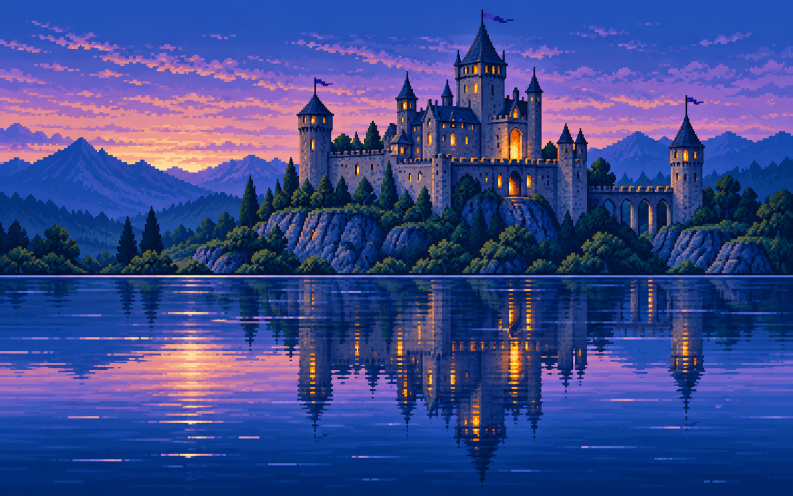
#> input picture water/assets/castle-source.png, 1586 x 992 px (shown at 1/2 size)
$ python prepare.py
#> lines starting #> are read from the running program, lines starting #| are printed output that depends on the picture
### tools/abc2_assets.py
"""Offline ABC2 conversion: original RGB -> one STE palette, no dithering.
ABC2 defaults to a black entry 0; callers may reserve semantic colours.
The emitted palette and Atari bitplanes are decoded and verified against
ABC2's RGB444 preview before they are used by any example.
"""
from pathlib import Path
from PIL import Image
import hashlib,json,os,struct,subprocess,tempfile
ROOT=Path(__file__).resolve().parents[1]
def rgb(word):
    return tuple(((((word>>s)&7)<<1)|(((word>>s)>>3)&1))*17 for s in (8,4,0))
# [8 lines left out: function pack, not called in this run]
def convert(image,planes=4,locks=None):
    image=image.convert('RGB');w,h=image.size;assert w%16==0
    exe=Path(os.environ.get('ABC2',str(ROOT.parent/'abc/abc2'))).resolve()
    if not exe.is_file():raise FileNotFoundError('Build abc/abc2 or set ABC2 to the executable')
    with tempfile.TemporaryDirectory(prefix='godlib-abc2-') as td:
        td=Path(td);image.save(td/'source.png')
        args=[str(exe),'source.png','-bpc',str(planes),'-atari','-ste','-quantize','-cpu']
        for index,colour in sorted((locks or {}).items()):args+=['-forcecolor',str(index),f'{colour:03x}']
        args+=['-b','image.gfx','-p','image.pal','-preview','preview.png']
        done=subprocess.run(args,cwd=td,text=True,stdout=subprocess.PIPE,stderr=subprocess.STDOUT)
        if done.returncode:raise RuntimeError(done.stdout)
        raw=(td/'image.gfx').read_bytes();pal=(td/'image.pal').read_bytes()
        assert len(raw)==w*h*planes//8 and len(pal)==2*(1<<planes)
        words=list(struct.unpack('>'+str(1<<planes)+'H',pal));assert all(v<=0xfff for v in words)
        indices=[]
        for y in range(h):
            for x in range(0,w,16):
                values=struct.unpack_from('>'+str(planes)+'H',raw,(y*w//16+x//16)*planes*2)
                indices.extend(sum(((values[p]>>(15-i))&1)<<p for p in range(planes)) for i in range(16))
        preview=Image.new('RGB',(w,h));palette=[rgb(v) for v in words]
        preview.putdata([palette[i] for i in indices])
        assert preview.tobytes()==Image.open(td/'preview.png').convert('RGB').tobytes()
        assert raw==pack(indices,w,h,planes)
        meta={'converter':done.stdout.splitlines()[0],'arguments':args[1:],'source_rgb_sha256':hashlib.sha256(image.tobytes()).hexdigest(),'size':[w,h],'planes':planes,'gamut':'STE RGB444 / 4096 colours','dithering':False,'palette_words':[hex(v) for v in words],'used_colours':len(set(indices)),'all_exported_pixels_verified':True}
        return words,indices,preview,meta

def save(image,output,preview,planes=4,locks=None,header=True):
    words,indices,im,meta=convert(image,planes,locks)
    payload=pack(indices,*image.size,4)
    palette=struct.pack('>16H',*(words+[0]*(16-len(words))))
    data=(b'\0\0' if header else b'')+palette+payload
    Path(output).write_bytes(data);im.save(preview)
    Path(str(preview)+'.json').write_text(json.dumps(meta,indent=2)+'\n')
    return words,indices

### water/tools/prepare.py
"""Convert the generated castle with ABC2 for STE (no dithering) and bake Ugh intro row-remapping states."""
from pathlib import Path
from PIL import Image
import json,struct,sys
r=Path(__file__).resolve().parents[1]
sys.path.insert(0,str(r.parent/'tools'))
TOP=112;HEIGHT=200-TOP;SURFACE=TOP-1
length=[6,1,4,1,6,1,4,1,7,1,5,1,7,1,5,1,8,1,6,1,8,1,6,1]
advance=[1,0,1,0,1,2,1,2]*3
im=Image.open(r/'assets/castle-source.png').convert('RGB').resize((320,200),Image.Resampling.LANCZOS)
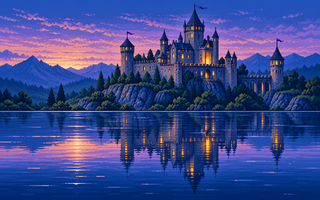
#> im: PIL image 320x200 RGB; mean R, G, B 58.4, 73, 142.1
from abc2_assets import save
_,pixels=save(im,r/'assets/CASTLE.PI1',r/'assets/castle-st.png')
#> (the run stopped early here; a loop or call above may not have finished)
